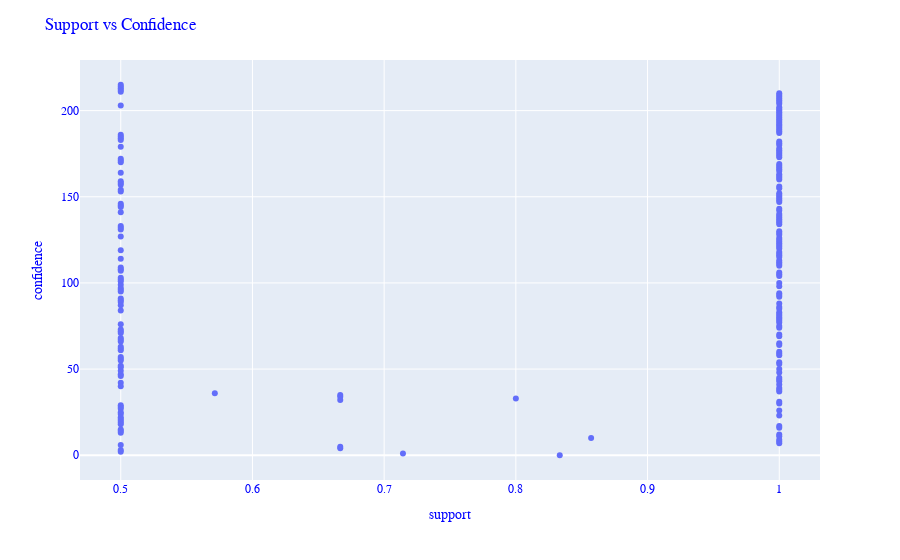
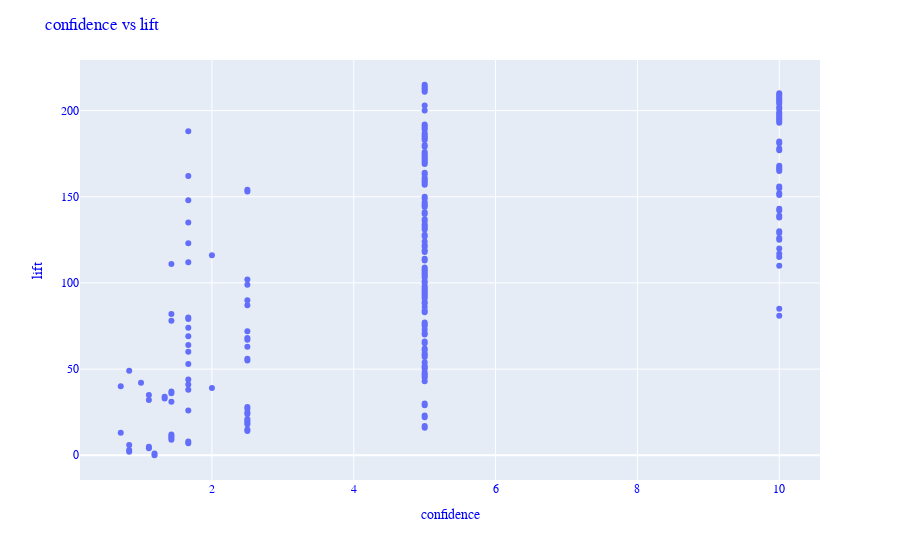
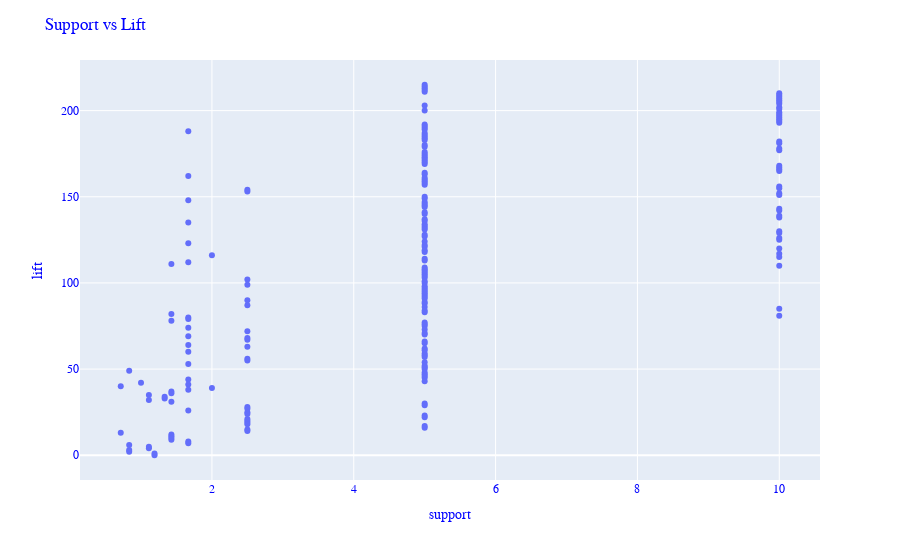

Here is the notebook cell these charts were saved with, in order:
### Code cell
#####  A leverage value of 0 indicates independence. Range will be [-1 1]<br>A high conviction value means that the consequent is highly depending on the antecedent and range [0 inf]

fig=px.scatter(rules3['support'], rules3['confidence'])
fig.update_layout(
    xaxis_title="support",
    yaxis_title="confidence",
   
    font_family="Courier New",
    font_color="blue",
    title_font_family="Times New Roman",
    title_font_color="red",
    title=('Support vs Confidence')
    
)
fig.update_layout(hovermode='x unified')
fig.show()

fig=px.scatter(df1['confidence'], df1['lift'])
fig.update_layout(
    xaxis_title="confidence",
    yaxis_title="lift",
   
    font_family="Courier New",
    font_color="blue",
    title_font_family="Times New Roman",
    title_font_color="red",
    title=('confidence vs lift')
    
)
fig.update_layout(hovermode='x unified')
fig.show()

fig=px.scatter(rules3['support'], rules3['lift'])
fig.update_layout(
    xaxis_title="support",
    yaxis_title="lift",
   
    font_family="Courier New",
    font_color="blue",
    title_font_family="Times New Roman",
    title_font_color="red",
    title=('Support vs Lift')
    
)
fig.update_layout(hovermode='x unified')
fig.show()

fit = np.polyfit(rules3['lift'], rules3['confidence'], 1)
fit_fn = np.poly1d(fit)
plt.plot(rules3['lift'], rules3['confidence'], 'yo', rules3['lift'], 
fit_fn(rules3['lift']))
plt.xlabel('lift')
plt.ylabel('Confidence')
plt.title('lift vs Confidence')


print(df1.head())

### Figure 1 — Plotly figure (JSON) as saved in the notebook; plotly's stock layout.template omitted (floating-point values rounded to 4 significant figures; data arrays with more than 128 entries replaced by an {"elided": "..."} marker saying what was removed)
{"data": [{"hovertemplate": "x=%{x}<br>index=%{y}<extra></extra>", "legendgroup": "", "marker": {"color": "#636efa", "symbol": "circle"}, "mode": "markers", "name": "", "orientation": "h", "showlegend": false, "type": "scatter", "x": {"elided": "216 float values"}, "xaxis": "x", "y": {"elided": "216 int values"}, "yaxis": "y"}], "layout": {"font": {"color": "blue", "family": "Courier New"}, "hovermode": "x unified", "legend": {"tracegroupgap": 0}, "margin": {"t": 60}, "title": {"text": "Support vs Confidence"}, "xaxis": {"anchor": "y", "domain": [0, 1], "title": {"text": "support"}}, "yaxis": {"anchor": "x", "domain": [0, 1], "title": {"text": "confidence"}}}}

### Figure 2 — Plotly figure (JSON) as saved in the notebook; plotly's stock layout.template omitted (floating-point values rounded to 4 significant figures; data arrays with more than 128 entries replaced by an {"elided": "..."} marker saying what was removed)
{"data": [{"hovertemplate": "x=%{x}<br>index=%{y}<extra></extra>", "legendgroup": "", "marker": {"color": "#636efa", "symbol": "circle"}, "mode": "markers", "name": "", "orientation": "h", "showlegend": false, "type": "scatter", "x": {"elided": "216 float values"}, "xaxis": "x", "y": {"elided": "216 int values"}, "yaxis": "y"}], "layout": {"font": {"color": "blue", "family": "Courier New"}, "hovermode": "x unified", "legend": {"tracegroupgap": 0}, "margin": {"t": 60}, "title": {"text": "confidence vs lift"}, "xaxis": {"anchor": "y", "domain": [0, 1], "title": {"text": "confidence"}}, "yaxis": {"anchor": "x", "domain": [0, 1], "title": {"text": "lift"}}}}

### Figure 3 — Plotly figure (JSON) as saved in the notebook; plotly's stock layout.template omitted (floating-point values rounded to 4 significant figures; data arrays with more than 128 entries replaced by an {"elided": "..."} marker saying what was removed)
{"data": [{"hovertemplate": "x=%{x}<br>index=%{y}<extra></extra>", "legendgroup": "", "marker": {"color": "#636efa", "symbol": "circle"}, "mode": "markers", "name": "", "orientation": "h", "showlegend": false, "type": "scatter", "x": {"elided": "216 float values"}, "xaxis": "x", "y": {"elided": "216 int values"}, "yaxis": "y"}], "layout": {"font": {"color": "blue", "family": "Courier New"}, "hovermode": "x unified", "legend": {"tracegroupgap": 0}, "margin": {"t": 60}, "title": {"text": "Support vs Lift"}, "xaxis": {"anchor": "y", "domain": [0, 1], "title": {"text": "support"}}, "yaxis": {"anchor": "x", "domain": [0, 1], "title": {"text": "lift"}}}}
